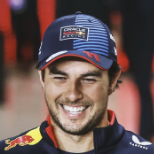
#> input picture happy_2.png, 154 x 154 px
$ jupyter execute --allow-errors knn-model.ipynb   (shell and % lines are left out)
#> lines starting #> are read from the running program, lines starting #| are printed output that depends on the picture
<a href="https://colab.research.google.com/github/IdjiotSandwiches/face-emotion-recognition/blob/knn-model/machine-learning/knn-model.ipynb" target="_parent"></a>

[cell 1]
import cv2 as cv
import numpy as np
import mlflow
import dagshub
import os
import pathlib
import pandas as pd
from sklearn.neighbors import KNeighborsClassifier
from sklearn.model_selection import train_test_split
from sklearn.metrics import accuracy_score, precision_score, recall_score, f1_score, classification_report, confusion_matrix, roc_auc_score, roc_curve
from sklearn.calibration import CalibratedClassifierCV
from sklearn.model_selection import StratifiedKFold, cross_val_score, GridSearchCV
from sklearn.decomposition import PCA
import matplotlib.pyplot as plt
from tqdm import tqdm
import seaborn as sns
import pickle

[cell 2]
PATH = pathlib.Path('C:\\Users\\vinar\\Downloads\\FER2013-augmented')
#> (the rest of this cell did not finish here and is left out)

[cell 3]
dagshub.init(repo_owner='IdjiotSandwiches', repo_name='face-emotion-recognition', mlflow=True)
#> (this line was passed over: dagshub is not available in this run)

[cell 4]
K_SIZE = (21,21)
SIGMA = 3
THETA_RANGE = np.arange(0, np.pi, np.pi/32)
LAMBD = 10.0
GAMMA = 0.5
PSI = 0
FLOATING_POINT = cv.CV_32F
IMAGE_SIZE = (224,224)
N_COMPONENTS = 0.95
N_COMPONENTS_LOCAL = 16
BLUR = (5,5)

gabor_params = {
    'ksize': K_SIZE,
    'sigma': SIGMA,
    'lambd': LAMBD,
    'gamma': GAMMA,
    'psi': PSI
}

KERNELS = [cv.getGaborKernel(**gabor_params, theta=theta) for theta in THETA_RANGE]

[cell 5]
def gabor_filter(img):
  img = img.astype(np.float32)
  return np.array([cv.filter2D(img, FLOATING_POINT, kernel) for kernel in KERNELS])

[cell 6]
# [8 lines left out: function save_filtered_img, not called in this run]

[cell 7]
from joblib import Parallel, delayed

# [39 lines left out: function process_image, not called in this run]


def open_dataset(dir):
    # Use Parallel from joblib to process images in parallel
    results = Parallel(n_jobs=4)(delayed(process_image)(img_path, label, dir)
                                   for label in LABELS
                                   for img_path in tqdm(os.listdir(f'{dir}/{label}')))

    # Unzip the results into images and labels
    # images, labels = zip(*results)

    # return np.array(images), np.array(labels)

#> (a cell that did not finish here is left out)

[cell 9]
images = []
labels = []
folder = 'C:\\Users\\vinar\\Downloads\\gabor-filtered-imgs\\FER2013\\new'
#> (the rest of this cell did not finish here and is left out)

[cell 10]
images = np.array(images)
labels = np.array(labels)

#> (a cell that did not finish here is left out)

#> (a cell that did not finish here is left out)

## **Testing**

#> (a cell that did not finish here is left out)

## **Testing images shape**

[cell 14]
images_ = []
# img = cv.imread(f'facial-emotion-recognition-augmented/disgust/disgust_1022.png', cv.IMREAD_GRAYSCALE)
# img = cv.imread(f'C:\\Users\\vinar\\Downloads\\RAF-DB\\test\\fear\\test_2253_aligned.jpg', cv.IMREAD_GRAYSCALE)
img = cv.imread(f'../happy_2.png', cv.IMREAD_GRAYSCALE)
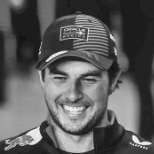
#> img: shape (154, 154); min 21, max 242, mean 92
img = cv.resize(img, IMAGE_SIZE)
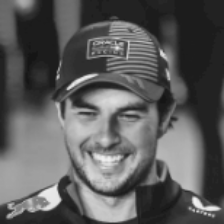
#> img: shape (224, 224); min 21, max 242, mean 91.9
img = cv.GaussianBlur(img,BLUR,0)
img = cv.equalizeHist(img)
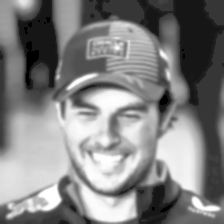
#> img: shape (224, 224); min 0, max 255, mean 129.6
face_cascade = cv.CascadeClassifier(cv.data.haarcascades + 'haarcascade_frontalface_default.xml')
faces = face_cascade.detectMultiScale(img, scaleFactor=1.1, minNeighbors=5, minSize=(50, 50))
#> faces = [[52, 69, 113, 113]]

if len(faces) > 0:
    x, y, w, h = faces[0]
#> x = 52; y = 69; w = 113; h = 113
    img = img[y:y+h, x:x+w]
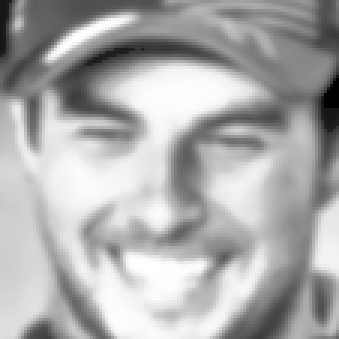
#> img: shape (113, 113) (shown 3 times larger); min 0, max 255, mean 171.9
else:
    h, w = img.shape[:2]
    crop_size = min(h, w)
    x = (w - crop_size) // 2
    y = (h - crop_size) // 2
    img = img[y:y+crop_size, x:x+crop_size]

img = cv.copyMakeBorder(
        img,
    10, 10, 10, 10,
    cv.BORDER_CONSTANT,
    value=(0, 0, 0)
    )
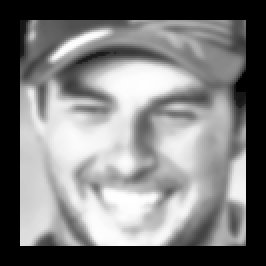
#> img: shape (133, 133) (shown 2 times larger); min 0, max 255, mean 124.1

img = cv.resize(img, IMAGE_SIZE)
#> img: shape (224, 224)
img = img / 255.0
img = gabor_filter(img)

img = img.reshape(img.shape[0], -1)
pca = PCA(n_components=N_COMPONENTS_LOCAL)
img = pca.fit_transform(img)
images_.append(img)
images_ = np.array(images_)

images_ = images_.reshape(images_.shape[0], -1)
with open('pca_model.pkl', 'rb') as f:
#> (reads machine-learning/pca_model.pkl from the repository)
    loaded_pca = pickle.load(f)
images_ = loaded_pca.transform(images_)
#> images_ = [[1945.7, -179.5, 637.1, 741.8, 44.69, -254.5]]

print("Explained variance ratio:", pca.explained_variance_ratio_)
print("Cumulative explained variance:", np.cumsum(pca.explained_variance_ratio_))

print(images_.shape)
#| (1, 6)

[cell 15]
# logged_model = 'runs:/5824ce98ca7a4a508f7623fe39881ce1/KNN Model'
logged_model = 'runs:/3aa0c65ed6cf4847a15d5e4b396f4bff/KNN Model'
model = mlflow.pyfunc.load_model(logged_model)

[cell 16]
prediction = model.predict(images_)
for p in prediction:
  print(p)
